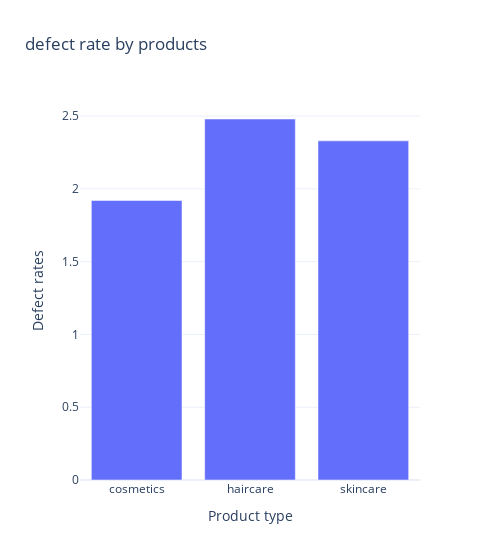

The notebook cell this image was saved under:
### Code cell
defectby = data.groupby('Product type')['Defect rates'].mean().round(2).reset_index()
fig5=px.bar(defectby,x=defectby['Product type'],y=defectby['Defect rates'],width=500,title='defect rate by products')
fig5.show()

### Figure 1 — Plotly figure (JSON) as saved in the notebook; plotly's stock layout.template omitted (floating-point values rounded to 4 significant figures)
{"data": [{"alignmentgroup": "True", "hovertemplate": "Product type=%{x}<br>Defect rates=%{y}<extra></extra>", "legendgroup": "", "marker": {"color": "#636efa", "pattern": {"shape": ""}}, "name": "", "offsetgroup": "", "orientation": "v", "showlegend": false, "textposition": "auto", "type": "bar", "x": ["cosmetics", "haircare", "skincare"], "xaxis": "x", "y": [1.92, 2.48, 2.33], "yaxis": "y"}], "layout": {"barmode": "relative", "legend": {"tracegroupgap": 0}, "title": {"text": "defect rate by products"}, "width": 500, "xaxis": {"anchor": "y", "domain": [0, 1], "title": {"text": "Product type"}}, "yaxis": {"anchor": "x", "domain": [0, 1], "title": {"text": "Defect rates"}}}}
